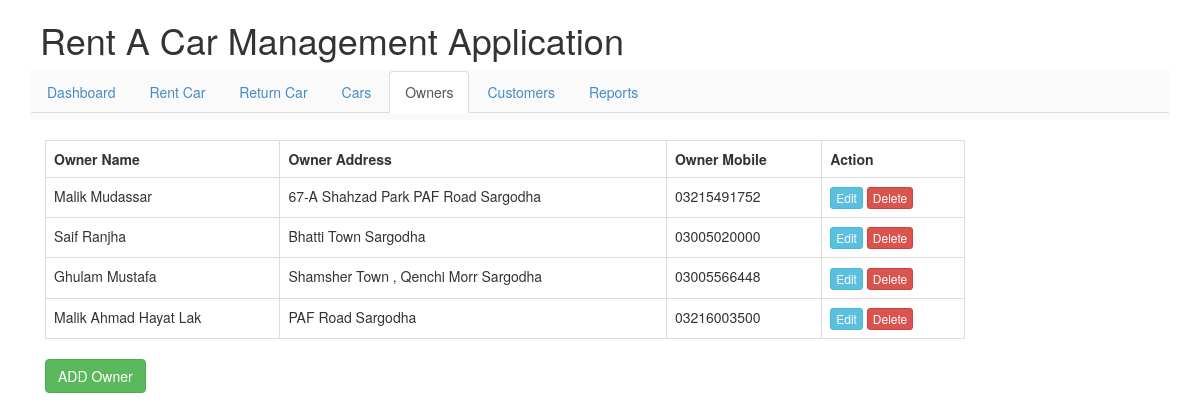
/owners.php, run on the app's committed database.
### tables this page shows
CREATE TABLE IF NOT EXISTS `owners` (
  `id` int(5) NOT NULL AUTO_INCREMENT,
  `name` varchar(100) NOT NULL,
  `fname` varchar(100) NOT NULL,
  `address` varchar(100) NOT NULL,
  `mobile` varchar(15) NOT NULL,
  `nic` bigint(15) NOT NULL,
  PRIMARY KEY (`id`)
);

### includes/functions.php (called while the page is built, shortened)
<?php
	function get_rows($table)
	{
		global $PDO;
		$st=$PDO->prepare('Select * from '.$table);
		$data=$st->execute();
		$data=$st->fetchAll();
		return $data;
	}
?>

### owners.php (the view, shortened to what this page needs)
<?php
	include("includes/db.php");
	include("includes/functions.php");
	$data=get_rows('owners');
?>
<!doctype html>
<html>
<head>
<?php include("includes/head-include.php"); ?>
</head>
<body>
	<div class="container">
    	<?php include 'includes/header.php';?>
        <div id="content" style="" class="col-lg-10">
        	<table class="table table-bordered table-hover table-responsive">
            	<tr>
                	<th>Owner Name </th>
					<th>Owner Address</th>
                    <th>Owner Mobile </th>
                    <th>Action</th>
                </tr>
                <?php foreach ($data as $row) {?>
                <tr>
                	<td><?php echo $row['name']?></td>
                    <td><?php echo $row['address']?></td>
                    <td><?php echo $row['mobile']?></td>
                    <td>
                    	<a class="btn btn-xs btn-info" href="edit_owner.php?id=">Edit</a>
                        <a class="btn btn-xs btn-danger"href="del_owner.php?id=">Delete</a>
                    </td>
                </tr>
                <?php }?>
            </table>
            <a href="add_owner.php" class="btn btn-success" >ADD Owner</a>
        </div>
    </div>
</body>
</html>

### data on the page
owners: name "Malik Mudassar", address "67-A Shahzad Park PAF Road Sargodha", mobile "03215491752"
owners: name "Saif Ranjha", address "Bhatti Town Sargodha", mobile "03005020000"
owners: name "Ghulam Mustafa", address "Shamsher Town , Qenchi Morr Sargodha", mobile "03005566448"
owners: name "Malik Ahmad Hayat Lak", address "PAF Road Sargodha", mobile "03216003500"
